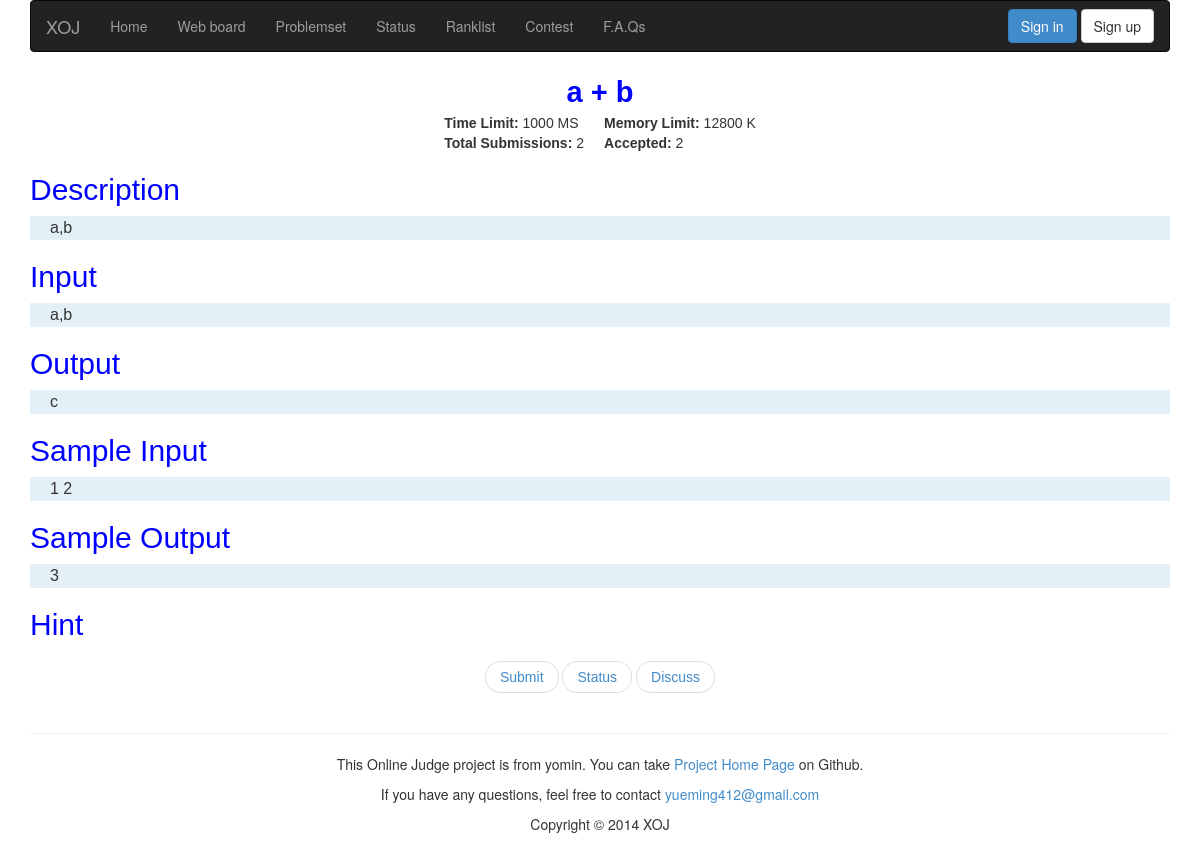
The page /showproblem/pid=1/ on the database its author committed.
### appfile/models.py (models this page shows, shortened)
class Problem(db.Model):
    pid = db.Column(db.Integer, primary_key=True)
    title = db.Column(db.String(299))
    description = db.Column(db.Text)
    pinput = db.Column(db.Text)
    poutput = db.Column(db.Text)
    sinput = db.Column(db.Text)
    soutput = db.Column(db.Text)
    hint = db.Column(db.Text)
    time_limit = db.Column(db.Integer)
    memory_limit = db.Column(db.Integer)
    ac_count = db.Column(db.Integer, default = 0)
    submit_count = db.Column(db.Integer, default = 0)
    visable = db.Column(db.Boolean, default = True)

### appfile/views.py (the view)
@app.route('/showproblem/pid=<int:pid>/')
def show_problem(pid):
    problem = Problem.query.get(pid)
    return render_template('showproblem.html', problem=problem)

### appfile/views.py (called while the page is built)
@app.before_request
def before_request():
    g.user = current_user
    if g.user.is_authenticated():
        g.url = url_for('userinfo',userid = g.user.userid)

### appfile/templates/showproblem.html (shortened to what this page needs)
{% extends "base.html" %}
{% block content %}
<div class="container" id="problem">
    <center><span style="font-size:29px; font-weight:bold; color:blue"> {{ problem.title }} </span></center>
    <table>
        <tr>
            <td><b>Time Limit:</b> {{ problem.time_limit }} MS </td>
            <td width="20px"></td>
            <td><b>Memory Limit:</b> {{ problem.memory_limit}} K </td>
        </tr>
        <tr>
            <td><b> Total Submissions: </b> {{ problem.submit_count }} </td>
            <td width="20px"></td>
            <td><b> Accepted: </b> {{ problem.ac_count }} </td>
        </tr>
    </table>
    <h2> Description </h2>
    <div>
        {% autoescape false %}
        {{ problem.description }}
        {% endautoescape %}
    </div>
    <h2> Input </h2>
    <div>
        {% autoescape false %}
        {{ problem.pinput }}
        {% endautoescape %}
    </div>
    <h2> Output </h2>
    <div>
        {% autoescape false %}
        {{ problem.poutput }}
        {% endautoescape %}
    </div>
    <h2> Sample Input </h2>
    <div>
        {% autoescape false %}
        {{ problem.sinput }}
        {% endautoescape %}
    </div>
    <h2> Sample Output </h2>
    <div>
        {% autoescape false %}
        {{ problem.soutput }}
        {% endautoescape %}
    </div>
    <h2> Hint </h2>
    <ul class="pager">
        <li>
            <a href={{ url_for('submit_problem', pid = problem.pid) }}> Submit </a>
        </li>
        <li>
            <a href={{ url_for('problemstatus', pid = problem.pid) }}> Status </a>
        </li>
        <li>
            <a href={{ url_for('discuss', pid = problem.pid) }}> Discuss </a>
        </li>
    </ul>
</div>
{% endblock %}

### appfile/static/css/style.css (style rules this page uses)
#problem { font-family: Arial, Helvetica, monospace; }
#problem h2 { color: blue; }
#problem table { margin: 0 auto; }
#problem div { background: #E4F0F8; font-size: 16px; line-height: 24px; height: auto; padding: 0px 20px; }
a:link { text-decoration: none; }

### rows shown on the page
Problem: title "a + b", time_limit "1000", memory_limit "12800", submit_count "2", ac_count "2", description "a,b", pinput "a,b", poutput "c", sinput "1 2", soutput "3"
